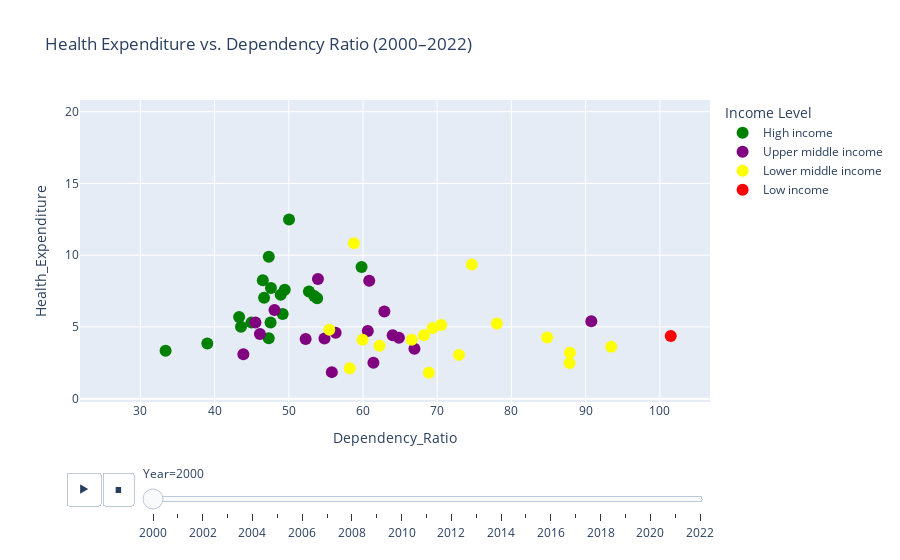

The notebook cell this image was saved under:
### Code cell
# Load your data
df = pd.read_csv("../data/interim/merged_data.csv")

# Filter years 2000–2022
df_filtered = df[(df["Year"] >= 2000) & (df["Year"] <= 2022)].copy()

# Define custom color and order for income levels
income_colors = {
    "High income": "green",
    "Upper middle income": "purple",
    "Lower middle income": "yellow",
    "Low income": "red"
}
income_order = ["High income", "Upper middle income", "Lower middle income", "Low income"]

# Create animated scatter plot
fig = px.scatter(
    df_filtered,
    x="Dependency_Ratio",
    y="Health_Expenditure",
    animation_frame="Year",
    animation_group="Country",
    color="income_level",
    color_discrete_map=income_colors,
    category_orders={"income_level": income_order},
    hover_name="Country", 
    title="Health Expenditure vs. Dependency Ratio (2000–2022)",
    range_x=[df["Dependency_Ratio"].min() - 5, df["Dependency_Ratio"].max() + 5],
    range_y=[df["Health_Expenditure"].min() - 2, df["Health_Expenditure"].max() + 2]
)

# Style labels
fig.update_traces(textposition="top center", marker=dict(size=12))
fig.update_layout(legend_title_text="Income Level")

# Show the figure
fig.show()

### Figure 1 — Plotly figure (JSON) as saved in the notebook; plotly's stock layout.template omitted (floating-point values rounded to 4 significant figures)
{"data": [{"hovertemplate": "<b>%{hovertext}</b><br><br>income_level=High income<br>Year=2000<br>Dependency_Ratio=%{x}<br>Health_Expenditure=%{y}<extra></extra>", "hovertext": ["Australia", "Canada", "Chile", "Cyprus", "Czechia", "Germany", "United Kingdom", "Greece", "Ireland", "Japan", "South Korea", "Netherlands", "New Zealand", "Romania", "Russia", "Singapore", "Slovakia", "Uruguay", "United States"], "ids": ["Australia", "Canada", "Chile", "Cyprus", "Czechia", "Germany", "United Kingdom", "Greece", "Ireland", "Japan", "South Korea", "Netherlands", "New Zealand", "Romania", "Russia", "Singapore", "Slovakia", "Uruguay", "United States"], "legendgroup": "High income", "marker": {"color": "green", "size": 12, "symbol": "circle"}, "mode": "markers", "name": "High income", "orientation": "v", "showlegend": true, "textposition": "top center", "type": "scatter", "x": [49.46, 46.51, 53.82, 47.55, 43.31, 47.31, 53.43, 48.92, 49.19, 46.68, 39.03, 47.6, 52.72, 47.3, 43.57, 33.41, 44.97, 59.81, 50.04], "xaxis": "x", "y": [7.589, 8.248, 7.0, 5.308, 5.701, 9.888, 7.157, 7.243, 5.899, 7.035, 3.855, 7.707, 7.47, 4.209, 5.02, 3.343, 5.303, 9.172, 12.49], "yaxis": "y"}, {"hovertemplate": "<b>%{hovertext}</b><br><br>income_level=Upper middle income<br>Year=2000<br>Dependency_Ratio=%{x}<br>Health_Expenditure=%{y}<extra></extra>", "hovertext": ["Argentina", "Armenia", "Brazil", "China", "Ecuador", "Guatemala", "Indonesia", "Iran", "Kazakhstan", "Mexico", "Mongolia", "Malaysia", "Peru", "Serbia", "Thailand", "Turkey", "Ukraine"], "ids": ["Argentina", "Armenia", "Brazil", "China", "Ecuador", "Guatemala", "Indonesia", "Iran", "Kazakhstan", "Mexico", "Mongolia", "Malaysia", "Peru", "Serbia", "Thailand", "Turkey", "Ukraine"], "legendgroup": "Upper middle income", "marker": {"color": "purple", "size": 12, "symbol": "circle"}, "mode": "markers", "name": "Upper middle income", "orientation": "v", "showlegend": true, "textposition": "top center", "type": "scatter", "x": [60.84, 54.81, 53.93, 46.12, 66.93, 90.76, 55.8, 60.65, 52.28, 64.84, 62.88, 61.41, 64.0, 48.08, 43.88, 56.32, 45.51], "xaxis": "x", "y": [8.22, 4.196, 8.335, 4.508, 3.483, 5.397, 1.853, 4.723, 4.16, 4.244, 6.076, 2.515, 4.415, 6.184, 3.101, 4.6, 5.307], "yaxis": "y"}, {"hovertemplate": "<b>%{hovertext}</b><br><br>income_level=Lower middle income<br>Year=2000<br>Dependency_Ratio=%{x}<br>Health_Expenditure=%{y}<extra></extra>", "hovertext": ["Bangladesh", "Egypt", "India", "Jordan", "Kenya", "Kyrgyzstan", "Lebanon", "Morocco", "Myanmar", "Nigeria", "Nicaragua", "Pakistan", "Philippines", "Tajikistan", "Tunisia", "Uzbekistan", "Vietnam"], "ids": ["Bangladesh", "Egypt", "India", "Jordan", "Kenya", "Kyrgyzstan", "Lebanon", "Morocco", "Myanmar", "Nigeria", "Nicaragua", "Pakistan", "Philippines", "Tajikistan", "Tunisia", "Uzbekistan", "Vietnam"], "legendgroup": "Lower middle income", "marker": {"color": "yellow", "size": 12, "symbol": "circle"}, "mode": "markers", "name": "Lower middle income", "orientation": "v", "showlegend": true, "textposition": "top center", "type": "scatter", "x": [68.87, 69.39, 66.57, 74.66, 93.44, 68.2, 58.78, 62.23, 58.22, 87.88, 78.05, 87.83, 72.94, 84.81, 55.46, 70.53, 59.95], "xaxis": "x", "y": [1.805, 4.922, 4.106, 9.344, 3.624, 4.414, 10.83, 3.693, 2.126, 3.197, 5.239, 2.481, 3.055, 4.265, 4.813, 5.133, 4.108], "yaxis": "y"}, {"hovertemplate": "<b>%{hovertext}</b><br><br>income_level=Low income<br>Year=2000<br>Dependency_Ratio=%{x}<br>Health_Expenditure=%{y}<extra></extra>", "hovertext": ["Ethiopia"], "ids": ["Ethiopia"], "legendgroup": "Low income", "marker": {"color": "red", "size": 12, "symbol": "circle"}, "mode": "markers", "name": "Low income", "orientation": "v", "showlegend": true, "textposition": "top center", "type": "scatter", "x": [101.5], "xaxis": "x", "y": [4.365], "yaxis": "y"}], "layout": {"legend": {"title": {"text": "Income Level"}, "tracegroupgap": 0}, "sliders": [{"active": 0, "currentvalue": {"prefix": "Year="}, "len": 0.9, "pad": {"b": 10, "t": 60}, "steps": [{"args": [["2000"], {"frame": {"duration": 0, "redraw": false}, "fromcurrent": true, "mode": "immediate", "transition": {"duration": 0, "easing": "linear"}}], "label": "2000", "method": "animate"}, {"args": [["2001"], {"frame": {"duration": 0, "redraw": false}, "fromcurrent": true, "mode": "immediate", "transition": {"duration": 0, "easing": "linear"}}], "label": "2001", "method": "animate"}, {"args": [["2002"], {"frame": {"duration": 0, "redraw": false}, "fromcurrent": true, "mode": "immediate", "transition": {"duration": 0, "easing": "linear"}}], "label": "2002", "method": "animate"}, {"args": [["2003"], {"frame": {"duration": 0, "redraw": false}, "fromcurrent": true, "mode": "immediate", "transition": {"duration": 0, "easing": "linear"}}], "label": "2003", "method": "animate"}, {"args": [["2004"], {"frame": {"duration": 0, "redraw": false}, "fromcurrent": true, "mode": "immediate", "transition": {"duration": 0, "easing": "linear"}}], "label": "2004", "method": "animate"}, {"args": [["2005"], {"frame": {"duration": 0, "redraw": false}, "fromcurrent": true, "mode": "immediate", "transition": {"duration": 0, "easing": "linear"}}], "label": "2005", "method": "animate"}, {"args": [["2006"], {"frame": {"duration": 0, "redraw": false}, "fromcurrent": true, "mode": "immediate", "transition": {"duration": 0, "easing": "linear"}}], "label": "2006", "method": "animate"}, {"args": [["2007"], {"frame": {"duration": 0, "redraw": false}, "fromcurrent": true, "mode": "immediate", "transition": {"duration": 0, "easing": "linear"}}], "label": "2007", "method": "animate"}, {"args": [["2008"], {"frame": {"duration": 0, "redraw": false}, "fromcurrent": true, "mode": "immediate", "transition": {"duration": 0, "easing": "linear"}}], "label": "2008", "method": "animate"}, {"args": [["2009"], {"frame": {"duration": 0, "redraw": false}, "fromcurrent": true, "mode": "immediate", "transition": {"duration": 0, "easing": "linear"}}], "label": "2009", "method": "animate"}, {"args": [["2010"], {"frame": {"duration": 0, "redraw": false}, "fromcurrent": true, "mode": "immediate", "transition": {"duration": 0, "easing": "linear"}}], "label": "2010", "method": "animate"}, {"args": [["2011"], {"frame": {"duration": 0, "redraw": false}, "fromcurrent": true, "mode": "immediate", "transition": {"duration": 0, "easing": "linear"}}], "label": "2011", "method": "animate"}, {"args": [["2012"], {"frame": {"duration": 0, "redraw": false}, "fromcurrent": true, "mode": "immediate", "transition": {"duration": 0, "easing": "linear"}}], "label": "2012", "method": "animate"}, {"args": [["2013"], {"frame": {"duration": 0, "redraw": false}, "fromcurrent": true, "mode": "immediate", "transition": {"duration": 0, "easing": "linear"}}], "label": "2013", "method": "animate"}, {"args": [["2014"], {"frame": {"duration": 0, "redraw": false}, "fromcurrent": true, "mode": "immediate", "transition": {"duration": 0, "easing": "linear"}}], "label": "2014", "method": "animate"}, {"args": [["2015"], {"frame": {"duration": 0, "redraw": false}, "fromcurrent": true, "mode": "immediate", "transition": {"duration": 0, "easing": "linear"}}], "label": "2015", "method": "animate"}, {"args": [["2016"], {"frame": {"duration": 0, "redraw": false}, "fromcurrent": true, "mode": "immediate", "transition": {"duration": 0, "easing": "linear"}}], "label": "2016", "method": "animate"}, {"args": [["2017"], {"frame": {"duration": 0, "redraw": false}, "fromcurrent": true, "mode": "immediate", "transition": {"duration": 0, "easing": "linear"}}], "label": "2017", "method": "animate"}, {"args": [["2018"], {"frame": {"duration": 0, "redraw": false}, "fromcurrent": true, "mode": "immediate", "transition": {"duration": 0, "easing": "linear"}}], "label": "2018", "method": "animate"}, {"args": [["2019"], {"frame": {"duration": 0, "redraw": false}, "fromcurrent": true, "mode": "immediate", "transition": {"duration": 0, "easing": "linear"}}], "label": "2019", "method": "animate"}, {"args": [["2020"], {"frame": {"duration": 0, "redraw": false}, "fromcurrent": true, "mode": "immediate", "transition": {"duration": 0, "easing": "linear"}}], "label": "2020", "method": "animate"}, {"args": [["2021"], {"frame": {"duration": 0, "redraw": false}, "fromcurrent": true, "mode": "immediate", "transition": {"duration": 0, "easing": "linear"}}], "label": "2021", "method": "animate"}, {"args": [["2022"], {"frame": {"duration": 0, "redraw": false}, "fromcurrent": true, "mode": "immediate", "transition": {"duration": 0, "easing": "linear"}}], "label": "2022", "method": "animate"}], "x": 0.1, "xanchor": "left", "y": 0, "yanchor": "top"}], "title": {"text": "Health Expenditure vs. Dependency Ratio (2000–2022)"}, "updatemenus": [{"buttons": [{"args": [null, {"frame": {"duration": 500, "redraw": false}, "fromcurrent": true, "mode": "immediate", "transition": {"duration": 500, "easing": "linear"}}], "label": "&#9654;", "method": "animate"}, {"args": [[null], {"frame": {"duration": 0, "redraw": false}, "fromcurrent": true, "mode": "immediate", "transition": {"duration": 0, "easing": "linear"}}], "label": "&#9724;", "method": "animate"}], "direction": "left", "pad": {"r": 10, "t": 70}, "showactive": false, "type": "buttons", "x": 0.1, "xanchor": "right", "y": 0, "yanchor": "top"}], "xaxis": {"anchor": "y", "domain": [0, 1], "range": [21.87, 106.8], "title": {"text": "Dependency_Ratio"}}, "yaxis": {"anchor": "x", "domain": [0, 1], "range": [-0.228, 20.81], "title": {"text": "Health_Expenditure"}}}}
